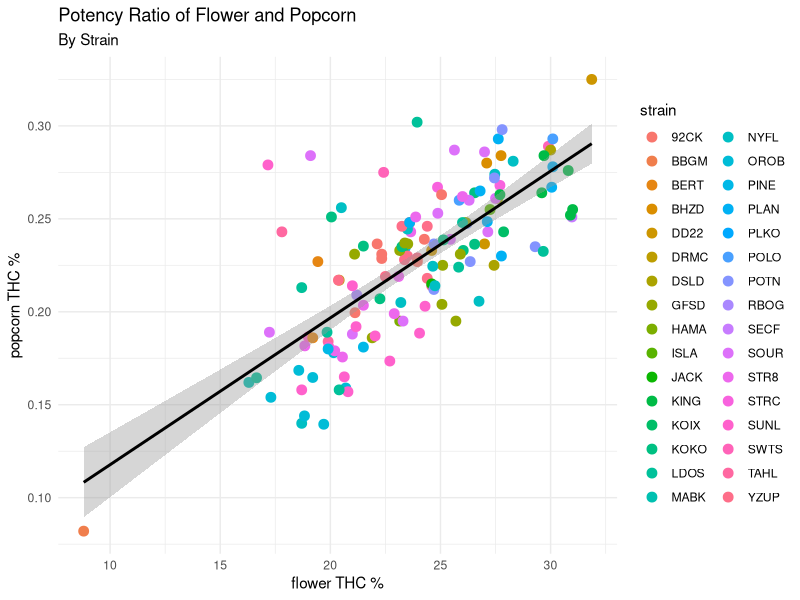
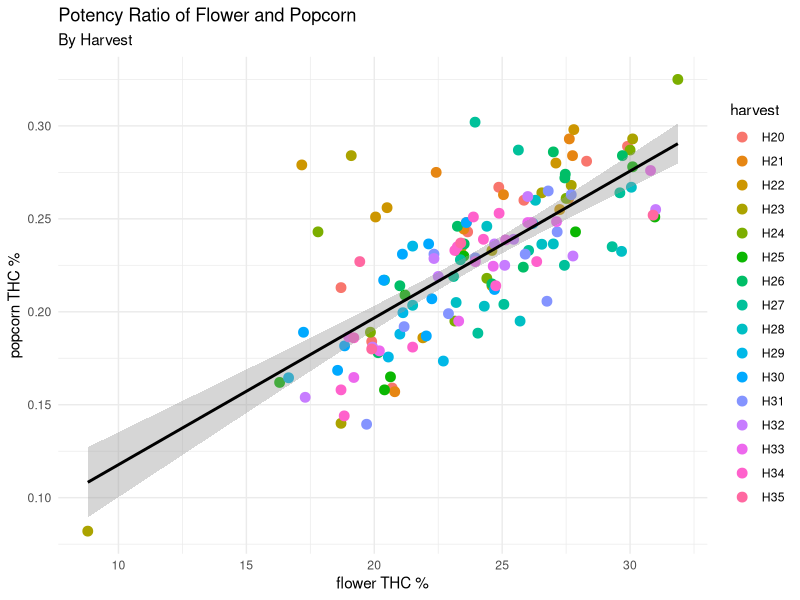

Source code (R) for these figures, in order:
library(ggplot2)
library(dplyr)
library(tidyr)
library(readxl)
library(RColorBrewer)


data <- read_xlsx("popvsflower.xlsx", sheet = 1)
data$flower <- data$flower * 100

gg <- ggplot(data, aes(x=flower, y=popcorn)) + 
  geom_point(aes(col=strain), size=3) + 
  geom_smooth(method="lm", col="black", size=1) +
  theme_minimal() + 
  labs(title="Potency Ratio of Flower and Popcorn", subtitle="By Strain", 
       y="popcorn THC %", x="flower THC %")


hh <- ggplot(data, aes(x=flower, y=popcorn)) + 
  geom_point(aes(col=harvest), size=3) + 
  geom_smooth(method="lm", col="black", size=1) +
  theme_minimal() + 
  labs(title="Potency Ratio of Flower and Popcorn", subtitle="By Harvest", 
       y="popcorn THC %", x="flower THC %")